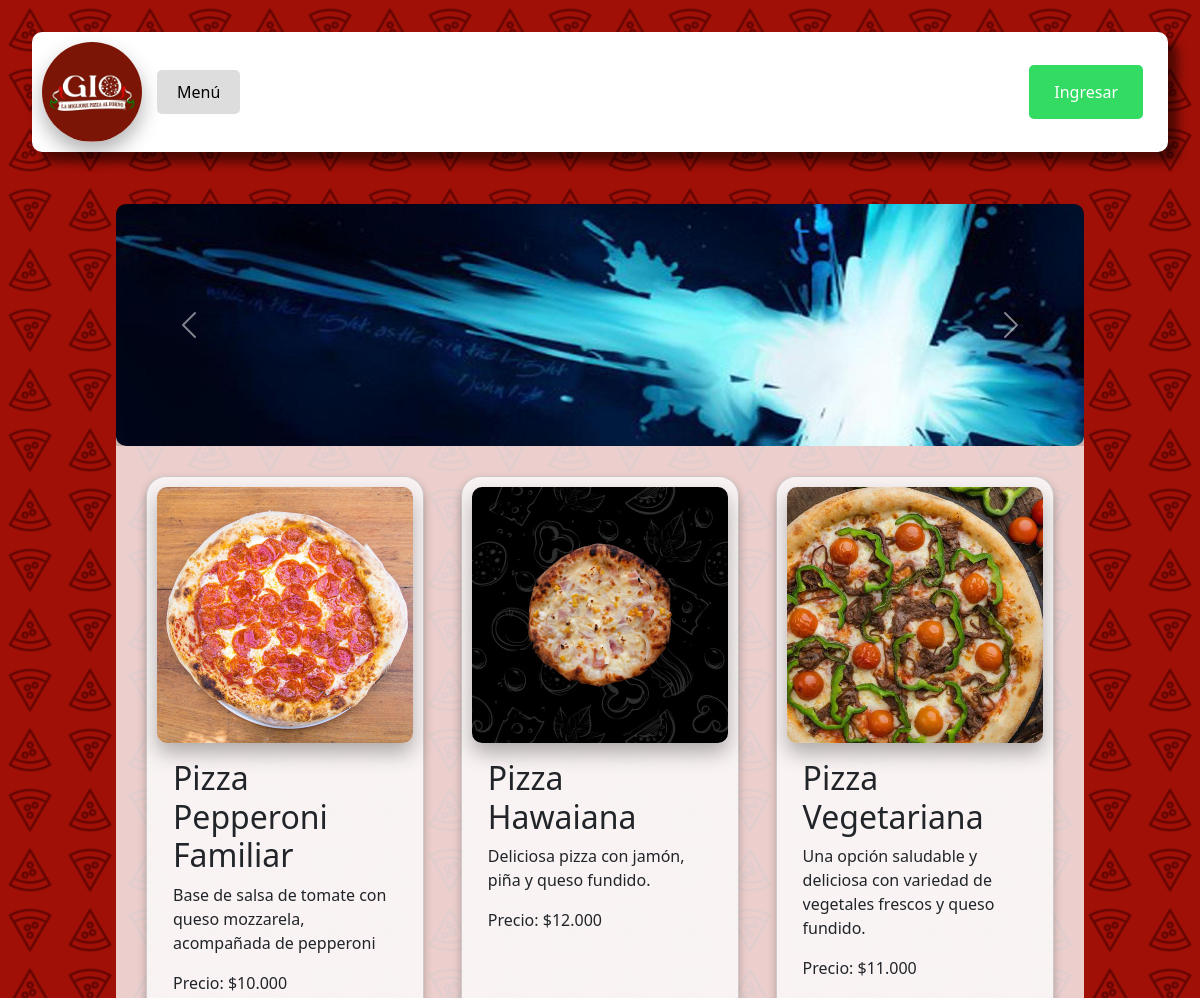
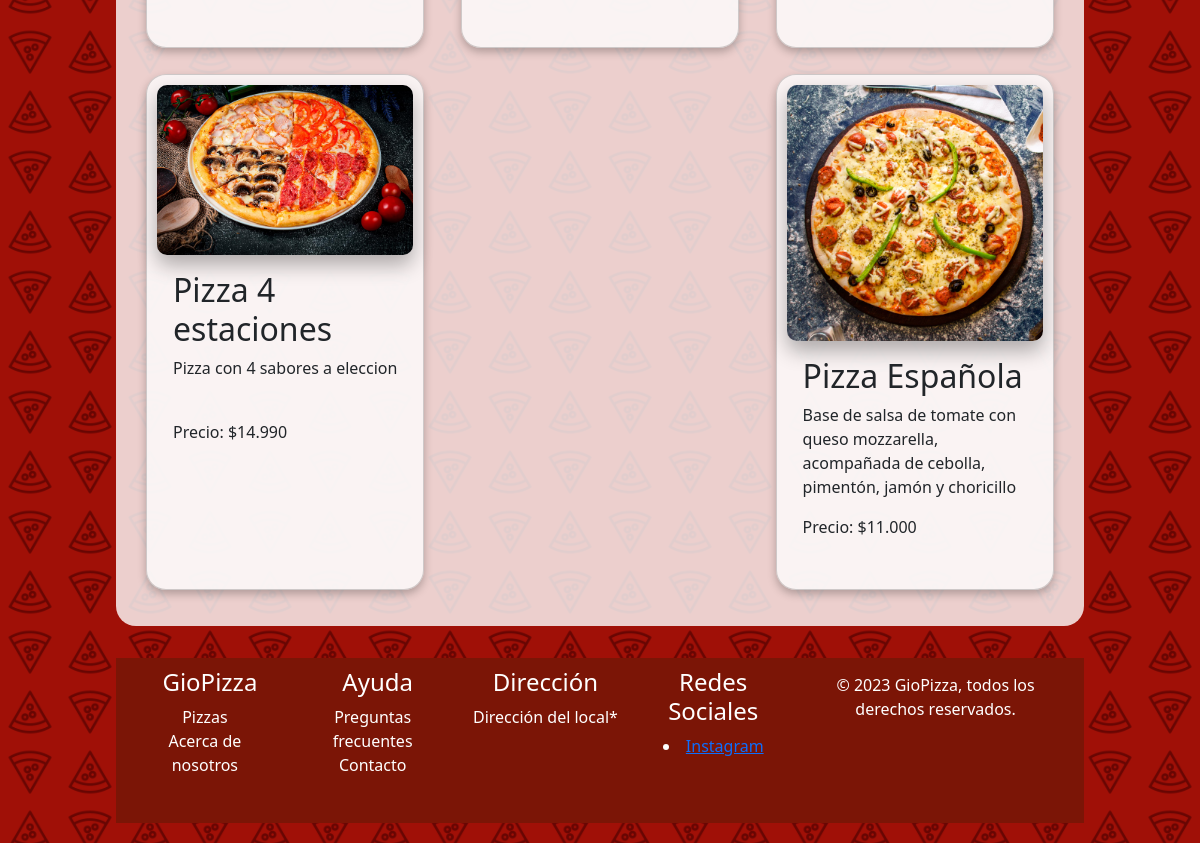
The page / on the database its author committed (2 pictures, top to bottom).
### store/models.py (models this page shows, shortened)
class Producto(models.Model):
    titulo = models.CharField(max_length=255)
    precio = models.DecimalField(max_digits=10, decimal_places=2)
    descripcion = models.TextField()
    imagen = models.ImageField(upload_to='productos/', null=True, blank=True)

### store/views.py (the view)
# urls.py: path('', include('store.urls')),
def store(request):
    productos = Producto.objects.all()
    for producto in productos:
        precio_formateado = "${:,.0f}".format(producto.precio).replace(",", ".")
        producto.precio_formateado = precio_formateado
    context = {'productos': productos}
    return render(request, 'store/store.html', context)

### store/templates/store/store.html (shortened to what this page needs)
{% extends 'store/main.html' %}
{% load static %}
{% block content %}
<link rel="stylesheet" type="text/css" href="{% static 'css/store.css' %}">
<div class="body">
    <div id="carouselExampleAutoplaying" class="carousel slide" data-bs-ride="carousel">
        <div class="carousel-inner">
          <div class="carousel-item active">
            <img src="{% static 'img/carousel1.jpg' %}" class="d-block w-100" alt="...">
          </div>
        </div>
        <button class="carousel-control-prev" type="button" data-bs-target="#carouselExampleAutoplaying" data-bs-slide="prev">
          <span class="carousel-control-prev-icon" aria-hidden="true"></span>
        </button>
        <button class="carousel-control-next" type="button" data-bs-target="#carouselExampleAutoplaying" data-bs-slide="next">
          <span class="carousel-control-next-icon" aria-hidden="true"></span>
        </button>
      </div>
      <div class="product-cards">
        {% for producto in productos %}
            <div class="card mb-3" style="max-width: 300px;">
                <img src="{{ producto.imagen.url }}" alt="{{ producto.titulo }}" class="card-img-top">
                <div class="card-body">
                    <h2 class="card-title">{{ producto.titulo }}</h2>
                    <p class="card-text">{{ producto.descripcion }}</p>
                    <p class="card-text precio">Precio: {{ producto.precio_formateado }}</p>
                </div>
            </div>
        {% endfor %}
    </div>
{% endblock %}

### store/templates/store/main.html (shortened to what this page needs)
<!DOCTYPE html>
{% load static %}
<html>
<head>
    <link rel="stylesheet" type="text/css" href="{% static 'css/main.css' %}">
    <link href="https://cdn.jsdelivr.net/npm/bootstrap@5.3.2/dist/css/bootstrap.min.css" rel="stylesheet">
</head>
<body>
    <div id='navbar'>
        <div class="navbar-left">
            <img src="{% static 'img/logo.png' %}" alt="Logo" class="logo">
            <a href="{% url 'store' %}" class="nav-button-l">Menú</a>
        </div>
        <div class="navbar-right">
            {% if user.is_authenticated %}
                <a href="#" class="nav-button nav-button-login">Mi cuenta</a>
            {% else %}
                <a href="{% url 'ingreso' %}" class="nav-button nav-button-login">Ingresar</a>
            {% endif %}
        </div>
    </div>
    <div id='container'>
        {% block content %}
        {% endblock content %}
    </div>
    <footer>
        <div class="footer-content">
            <div class="footer-section">
                <h4>GioPizza</h4>
                <ul>
                    <li><a href="#">Pizzas</a></li>
                    <li><a href="#">Acerca de nosotros</a></li>
                </ul>
            </div>
            <div class="footer-section">
                <h4>Ayuda</h4>
                <ul>
                    <li><a href="#">Preguntas frecuentes</a></li>
                    <li><a href="#">Contacto</a></li>
                </ul>
            </div>
            <div class="footer-section">
                <h4>Dirección</h4>
                <p>Dirección del local*</p>
            </div>
            <div class="footer-section">
                <h4>Redes Sociales</h4>
                <li><a href="https://www.instagram.com/gio_pizzeria_al_forno/">Instagram</a></li>
            </div>
        </div>
        <div class="copyright">
            <p>© 2023 GioPizza, todos los derechos reservados.</p>
        </div>
    </footer>
</body>
</html>

### ecommerce/static/css/main.css (style rules this page uses)
body { background-image: url('/static/img/background.jpg'); background-repeat: repeat; background-size: 10%; display: flex; flex-direction: column; min-height: 100vh; margin: 0; font-family: 'Gabarito', monospace; }
#navbar { background-color: #ffffff; padding: 10px; margin: 2em; display: flex; align-items: center; border-radius: 10px; box-shadow: 10px 10px 10px rgba(0, 0, 0, 0.5); position: sticky; top: 0; z-index: 100; }
.navbar-right { margin-left: auto; display: flex; align-items: center; }
.navbar-left { margin-right: auto; display: flex; align-items: center; }
.nav-button-l { margin: 5px; padding: 10px 20px; font-size: 16px; border: none; cursor: pointer; background-color: #ddd; border-radius: 5px; text-decoration: none; color: black; }
.nav-button-login { background-color: #34db63; border: none; border-radius: 5px; color: #fff; cursor: pointer; padding: 15px 25px; margin-right: 15px; font-size: 16px; text-decoration: none; display: inline-block; }
.logo, .footer-logo { width: 100px; height: 100px; margin-right: 10px; border-radius: 50%; }
#container { padding: 20px; margin-left: 6em; margin-right: 6em; flex: 1; }
footer { background-color: #7b1506; color: white; margin-top: 2em; padding: 10px; width: 100%; text-align: center; display: flex; flex-direction: row; }
.footer-content { display: flex; flex-wrap: wrap; justify-content: space-around; width: 100%; max-width: 1200px; margin-bottom: 20px; }
.footer-section { flex: 1; margin: 0 10px; }
.copyright { position: relative; bottom: 0; right: 0; color: #fff; padding: 5px 10px; }
.footer-section ul { list-style: none; padding: 0; }
.footer-section ul li { display: inline-block; margin-right: 10px; }
.footer-section ul li a { color: #fff; text-decoration: none; }
.footer-section p { margin: 0; }

### ecommerce/static/css/store.css (style rules this page uses)
.body { background-color: rgba(255, 255, 255, 0.80); display: flex; flex-direction: column; min-height: 100vh; margin: 0; border-radius: 20px; }
img { max-width: 100%; box-shadow: 0px 10px 20px rgba(0, 0, 0, 0.3); border-radius: 10px; }
button { display: none; }
.product-cards { display: flex; flex-wrap: wrap; justify-content: space-between; margin: 20px; }
.card { width: 30%; background-color: rgba(255, 255, 255, 0.75); margin: 10px; padding: 10px; margin-bottom: 20px; border-radius: 20px; box-shadow: 0 4px 8px rgba(0, 0, 0, 0.25); }
.card img { aspect-ratio: 1 1; }
.card .card-text { min-height: 3em; overflow: hidden; text-overflow: ellipsis; }
.card-img-top { max-width: 100%; height: auto; border-radius: 10px; }
.precio { margin-bottom: auto; }

### rows shown on the page
Producto: imagen (picture), titulo "Pizza Pepperoni Familiar", descripcion "Base de salsa de tomate con queso mozzarela, acompañada de pepperoni", precio_formateado "$10.000"
Producto: imagen (picture), titulo "Pizza Hawaiana", descripcion "Deliciosa pizza con jamón, piña y queso fundido.", precio_formateado "$12.000"
Producto: imagen (picture), titulo "Pizza Vegetariana", descripcion "Una opción saludable y deliciosa con variedad de vegetales frescos y queso fundido.", precio_formateado "$11.000"
Producto: imagen (picture), titulo "Pizza 4 estaciones", descripcion "Pizza con 4 sabores a eleccion", precio_formateado "$14.990"
Producto: imagen (picture), titulo "Pizza Española", descripcion "Base de salsa de tomate con queso mozzarella, acompañada de cebolla, pimentón, jamón y choricillo", precio_formateado "$11.000"
